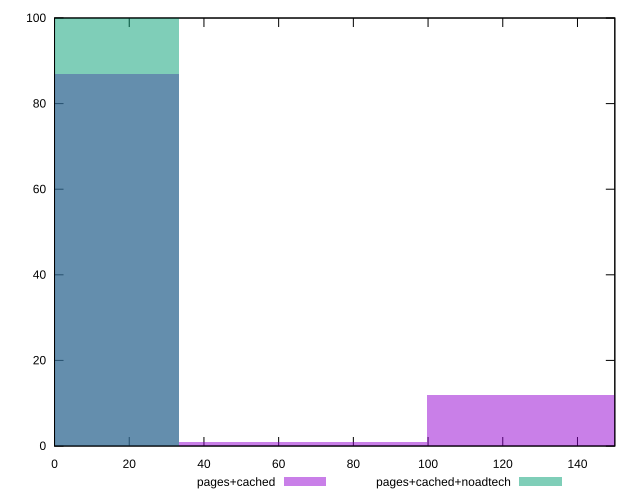

Reproduce this figure in gnuplot.
reset

$pagesCached <<EOF
0 87
133.02350642631524 12
66.51175321315762 1
EOF

$pagesCachedNoadtech <<EOF
0 100
EOF

set key outside below
set boxwidth 66.51175321315762
set xrange [0:150]
set yrange [0:100]
set trange [0:100]
set style fill transparent solid 0.5 noborder
set terminal svg size 640, 500 enhanced background rgb 'white'
set output "report_00019_2021-02-10T18-14-37.922Z//unminified-css/comparison/histogram/1_vs_2.svg"

plot $pagesCached title "pages+cached" with boxes, \
     $pagesCachedNoadtech title "pages+cached+noadtech" with boxes

reset
